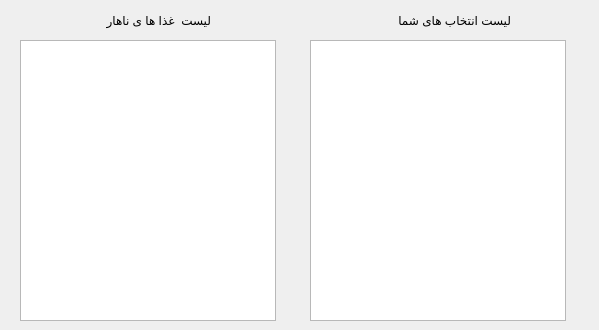
      <widget class="QWidget" name="breakfast">
       <attribute name="title">
        <string> ناهار</string>
       </attribute>
       <widget class="QListWidget" name="LSTWGselectedLunch">
        <property name="geometry">
         <rect>
          <x>310</x>
          <y>40</y>
          <width>256</width>
          <height>281</height>
         </rect>
        </property>
        <property name="font">
         <font>
          <family>B Koodak</family>
         </font>
        </property>
       </widget>
       <widget class="QListWidget" name="LSTWGallLunch">
        <property name="geometry">
         <rect>
          <x>20</x>
          <y>40</y>
          <width>256</width>
          <height>281</height>
         </rect>
        </property>
        <property name="font">
         <font>
          <family>B Koodak</family>
          <weight>75</weight>
          <bold>true</bold>
         </font>
        </property>
       </widget>
       <widget class="QPushButton" name="BTNmvLLunch">
        <property name="geometry">
         <rect>
          <x>280</x>
          <y>190</y>
          <width>20</width>
          <height>16</height>
         </rect>
        </property>
        <property name="text">
         <string/>
        </property>
        <property name="icon">
         <iconset>
          <normalon>C:/Users/pc/Desktop/icons/Button-Previous.ico</normalon>
         </iconset>
        </property>
        <property name="flat">
         <bool>true</bool>
        </property>
       </widget>
       <widget class="QPushButton" name="BTNmvRLunch">
        <property name="geometry">
         <rect>
          <x>280</x>
          <y>163</y>
          <width>20</width>
          <height>20</height>
         </rect>
        </property>
        <property name="text">
         <string/>
        </property>
        <property name="icon">
         <iconset>
          <normalon>C:/Users/pc/Desktop/icons/Button-Next.ico</normalon>
         </iconset>
        </property>
        <property name="flat">
         <bool>true</bool>
        </property>
       </widget>
       <widget class="QPushButton" name="BTNmvDLunch">
        <property name="geometry">
         <rect>
          <x>570</x>
          <y>290</y>
          <width>20</width>
          <height>20</height>
         </rect>
        </property>
        <property name="font">
         <font>
          <pointsize>8</pointsize>
         </font>
        </property>
        <property name="text">
         <string/>
        </property>
        <property name="icon">
         <iconset>
          <normalon>C:/Users/pc/Desktop/icons/Button-Download.ico</normalon>
         </iconset>
        </property>
        <property name="flat">
         <bool>true</bool>
        </property>
       </widget>
       <widget class="QPushButton" name="BTNmvULunch">
        <property name="geometry">
         <rect>
          <x>570</x>
          <y>270</y>
          <width>20</width>
          <height>20</height>
         </rect>
        </property>
        <property name="font">
         <font>
          <pointsize>8</pointsize>
         </font>
        </property>
        <property name="text">
         <string/>
        </property>
        <property name="icon">
         <iconset>
          <normalon>C:/Users/pc/Desktop/icons/Button-Upload.ico</normalon>
         </iconset>
        </property>
        <property name="flat">
         <bool>true</bool>
        </property>
       </widget>
       <widget class="QLabel" name="label_17">
        <property name="geometry">
         <rect>
          <x>60</x>
          <y>10</y>
          <width>151</width>
          <height>21</height>
         </rect>
        </property>
        <property name="text">
         <string>لیست  غذا ها ی ناهار</string>
        </property>
       </widget>
       <widget class="QLabel" name="label_18">
        <property name="geometry">
         <rect>
          <x>360</x>
          <y>10</y>
          <width>151</width>
          <height>21</height>
         </rect>
        </property>
        <property name="text">
         <string>لیست انتخاب های شما</string>
        </property>
       </widget>
      </widget>
